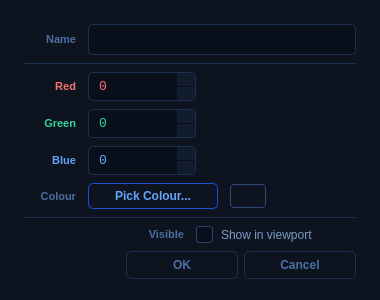
<?xml version="1.0" encoding="UTF-8"?>
<ui version="4.0">
 <class>OptionDialog</class>
 <widget class="QDialog" name="OptionDialog">
  <property name="geometry">
   <rect><x>0</x><y>0</y><width>380</width><height>300</height></rect>
  </property>
  <property name="sizePolicy">
   <sizepolicy hsizetype="Fixed" vsizetype="Fixed">
    <horstretch>0</horstretch><verstretch>0</verstretch>
   </sizepolicy>
  </property>
  <property name="windowTitle">
   <string>Part Properties</string>
  </property>
  <property name="styleSheet">
   <string notr="true">
QDialog { background-color: #0d1420; color: #c8d8f0; font-family: "Segoe UI", sans-serif; font-size: 13px; }
QLabel { color: #4a6fa0; background: transparent; font-size: 11px; font-weight: 600; }
QLineEdit { background-color: #080e1a; color: #c8d8f0; border: 1px solid #1e3050; border-radius: 5px; padding: 6px 10px; font-size: 13px; selection-background-color: #1d4ed8; }
QLineEdit:focus { border-color: #3b82f6; background-color: #0a1220; }
QLineEdit:hover { border-color: #2a4878; }
QSpinBox { background-color: #080e1a; color: #c8d8f0; border: 1px solid #1e3050; border-radius: 5px; padding: 5px 8px; font-size: 13px; font-family: Consolas, monospace; min-width: 72px; }
QSpinBox:focus { border-color: #3b82f6; }
QSpinBox:hover { border-color: #2a4878; }
QSpinBox::up-button { background: #111c2e; border: none; width: 18px; border-top-right-radius: 5px; }
QSpinBox::down-button { background: #111c2e; border: none; width: 18px; border-bottom-right-radius: 5px; }
QSpinBox::up-button:hover, QSpinBox::down-button:hover { background: #1a3060; }
QPushButton#pickColourButton { background: transparent; color: #60a5fa; border: 1px solid #1d4ed8; border-radius: 5px; padding: 5px 14px; font-size: 12px; font-weight: 600; min-width: 100px; }
QPushButton#pickColourButton:hover { background-color: #0f2040; border-color: #3b82f6; color: #93c5fd; }
QPushButton#pickColourButton:pressed { background-color: #1a3060; }
QLabel#colourSwatch { border: 1px solid #2a4878; border-radius: 4px; }
QCheckBox { color: #7a9cc8; font-family: "Segoe UI", sans-serif; font-size: 12px; spacing: 8px; background: transparent; }
QCheckBox:hover { color: #a0c8ff; }
QCheckBox:checked { color: #60a5fa; font-weight: 600; }
QCheckBox::indicator { width: 15px; height: 15px; border: 1px solid #2a4070; border-radius: 3px; background-color: #080e1a; }
QCheckBox::indicator:hover { border-color: #3b82f6; }
QCheckBox::indicator:checked { background-color: #1d4ed8; border-color: #3b82f6; }
QDialogButtonBox QPushButton { background: transparent; color: #4a6fa0; border: 1px solid #1e3050; border-radius: 5px; padding: 6px 20px; font-size: 12px; font-weight: 600; min-width: 70px; }
QDialogButtonBox QPushButton:hover { background-color: #111c2e; color: #c8d8f0; border-color: #2a4878; }
QDialogButtonBox QPushButton[text="OK"] { background-color: #0f2040; color: #60a5fa; border-color: #1d4ed8; }
QDialogButtonBox QPushButton[text="OK"]:hover { background-color: #1a3060; border-color: #3b82f6; color: #93c5fd; }
QFrame#divider { color: #1e3050; background-color: #1e3050; max-height: 1px; border: none; }
   </string>
  </property>

  <layout class="QVBoxLayout" name="outerLayout">
   <property name="spacing">
    <number>8</number>
   </property>
   <property name="leftMargin">
    <number>24</number>
   </property>
   <property name="topMargin">
    <number>24</number>
   </property>
   <property name="rightMargin">
    <number>24</number>
   </property>
   <property name="bottomMargin">
    <number>20</number>
   </property>

   <item>
    <layout class="QHBoxLayout" name="nameRow">
     <property name="spacing">
      <number>12</number>
     </property>
     <item>
      <widget class="QLabel" name="label">
       <property name="text"><string>Name</string></property>
       <property name="minimumSize"><size><width>52</width><height>0</height></size></property>
       <property name="alignment"><set>Qt::AlignmentFlag::AlignRight|Qt::AlignmentFlag::AlignVCenter</set></property>
      </widget>
     </item>
     <item>
      <widget class="QLineEdit" name="nameEdit"/>
     </item>
    </layout>
   </item>

   <item>
    <widget class="QFrame" name="divider">
     <property name="frameShape"><enum>QFrame::Shape::HLine</enum></property>
     <property name="frameShadow"><enum>QFrame::Shadow::Plain</enum></property>
    </widget>
   </item>

   <item>
    <layout class="QHBoxLayout" name="redRow">
     <property name="spacing"><number>12</number></property>
     <item>
      <widget class="QLabel" name="label_2">
       <property name="text"><string>Red</string></property>
       <property name="minimumSize"><size><width>52</width><height>0</height></size></property>
       <property name="alignment"><set>Qt::AlignmentFlag::AlignRight|Qt::AlignmentFlag::AlignVCenter</set></property>
       <property name="styleSheet"><string notr="true">color: #f87171;</string></property>
      </widget>
     </item>
     <item>
      <widget class="QSpinBox" name="rspinBox">
       <property name="maximum"><number>255</number></property>
       <property name="styleSheet"><string notr="true">color: #f87171;</string></property>
      </widget>
     </item>
     <item>
      <spacer>
       <property name="orientation"><enum>Qt::Orientation::Horizontal</enum></property>
       <property name="sizeHint" stdset="0"><size><width>40</width><height>0</height></size></property>
      </spacer>
     </item>
    </layout>
   </item>

   <item>
    <layout class="QHBoxLayout" name="greenRow">
     <property name="spacing"><number>12</number></property>
     <item>
      <widget class="QLabel" name="label_3">
       <property name="text"><string>Green</string></property>
       <property name="minimumSize"><size><width>52</width><height>0</height></size></property>
       <property name="alignment"><set>Qt::AlignmentFlag::AlignRight|Qt::AlignmentFlag::AlignVCenter</set></property>
       <property name="styleSheet"><string notr="true">color: #34d399;</string></property>
      </widget>
     </item>
     <item>
      <widget class="QSpinBox" name="gspinBox">
       <property name="maximum"><number>255</number></property>
       <property name="styleSheet"><string notr="true">color: #34d399;</string></property>
      </widget>
     </item>
     <item>
      <spacer>
       <property name="orientation"><enum>Qt::Orientation::Horizontal</enum></property>
       <property name="sizeHint" stdset="0"><size><width>40</width><height>0</height></size></property>
      </spacer>
     </item>
    </layout>
   </item>

   <item>
    <layout class="QHBoxLayout" name="blueRow">
     <property name="spacing"><number>12</number></property>
     <item>
      <widget class="QLabel" name="label_4">
       <property name="text"><string>Blue</string></property>
       <property name="minimumSize"><size><width>52</width><height>0</height></size></property>
       <property name="alignment"><set>Qt::AlignmentFlag::AlignRight|Qt::AlignmentFlag::AlignVCenter</set></property>
       <property name="styleSheet"><string notr="true">color: #60a5fa;</string></property>
      </widget>
     </item>
     <item>
      <widget class="QSpinBox" name="bspinBox">
       <property name="maximum"><number>255</number></property>
       <property name="styleSheet"><string notr="true">color: #60a5fa;</string></property>
      </widget>
     </item>
     <item>
      <spacer>
       <property name="orientation"><enum>Qt::Orientation::Horizontal</enum></property>
       <property name="sizeHint" stdset="0"><size><width>40</width><height>0</height></size></property>
      </spacer>
     </item>
    </layout>
   </item>

   <item>
    <layout class="QHBoxLayout" name="colourRow">
     <property name="spacing"><number>12</number></property>
     <item>
      <widget class="QLabel" name="labelColour">
       <property name="text"><string>Colour</string></property>
       <property name="minimumSize"><size><width>52</width><height>0</height></size></property>
       <property name="alignment"><set>Qt::AlignmentFlag::AlignRight|Qt::AlignmentFlag::AlignVCenter</set></property>
      </widget>
     </item>
     <item>
      <widget class="QPushButton" name="pickColourButton">
       <property name="text"><string>Pick Colour...</string></property>
       <property name="toolTip"><string>Open colour picker dialog</string></property>
      </widget>
     </item>
     <item>
      <widget class="QLabel" name="colourSwatch">
       <property name="text"><string/></property>
       <property name="minimumSize"><size><width>36</width><height>24</height></size></property>
       <property name="maximumSize"><size><width>36</width><height>24</height></size></property>
       <property name="frameShape"><enum>QFrame::Shape::Box</enum></property>
       <property name="toolTip"><string>Current colour preview</string></property>
      </widget>
     </item>
     <item>
      <spacer>
       <property name="orientation"><enum>Qt::Orientation::Horizontal</enum></property>
       <property name="sizeHint" stdset="0"><size><width>10</width><height>0</height></size></property>
      </spacer>
     </item>
    </layout>
   </item>

   <item>
    <widget class="QFrame" name="divider2">
     <property name="frameShape"><enum>QFrame::Shape::HLine</enum></property>
     <property name="frameShadow"><enum>QFrame::Shadow::Plain</enum></property>
     <property name="styleSheet"><string notr="true">color: #1e3050; background-color: #1e3050; max-height: 1px; border: none;</string></property>
    </widget>
   </item>

   <item>
    <layout class="QHBoxLayout" name="visibleRow">
     <property name="spacing"><number>12</number></property>
     <item>
      <widget class="QLabel" name="label_5">
       <property name="text"><string>Visible</string></property>
       <property name="minimumSize"><size><width>52</width><height>0</height></size></property>
       <property name="alignment"><set>Qt::AlignmentFlag::AlignRight|Qt::AlignmentFlag::AlignVCenter</set></property>
      </widget>
     </item>
     <item>
      <widget class="QCheckBox" name="visibleCheckBox">
       <property name="text"><string>Show in viewport</string></property>
      </widget>
     </item>
    </layout>
   </item>

   <item>
    <widget class="QDialogButtonBox" name="buttonBox">
     <property name="orientation"><enum>Qt::Orientation::Horizontal</enum></property>
     <property name="standardButtons">
      <set>QDialogButtonBox::StandardButton::Cancel|QDialogButtonBox::StandardButton::Ok</set>
     </property>
    </widget>
   </item>

  </layout>
 </widget>
 <resources/>
 <connections>
  <connection>
   <sender>buttonBox</sender><signal>accepted()</signal>
   <receiver>OptionDialog</receiver><slot>accept()</slot>
   <hints>
    <hint type="sourcelabel"><x>248</x><y>280</y></hint>
    <hint type="destinationlabel"><x>157</x><y>300</y></hint>
   </hints>
  </connection>
  <connection>
   <sender>buttonBox</sender><signal>rejected()</signal>
   <receiver>OptionDialog</receiver><slot>reject()</slot>
   <hints>
    <hint type="sourcelabel"><x>316</x><y>280</y></hint>
    <hint type="destinationlabel"><x>286</x><y>300</y></hint>
   </hints>
  </connection>
 </connections>
</ui>
